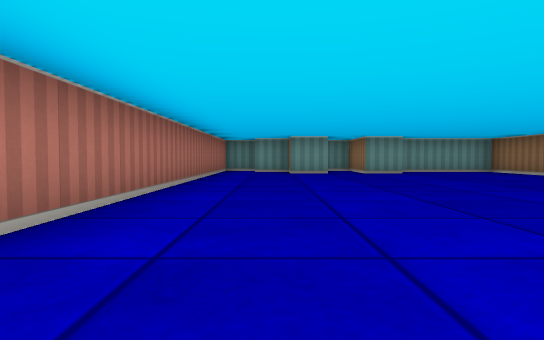
view 1 (above)

12 first-person views from a walk through a cub3D ray-caster map. The camera is about half as high as the walls, tilts 2° down and sees 75° across. The floor is counted in squares. Each view is taken from the middle of a square. On the plan, view 1 faces up. The plan holds only what a view shows up to about 9 squares ahead; the rest is blank.

view 2
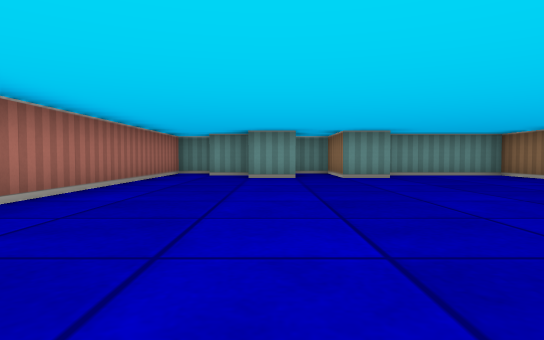

view 3
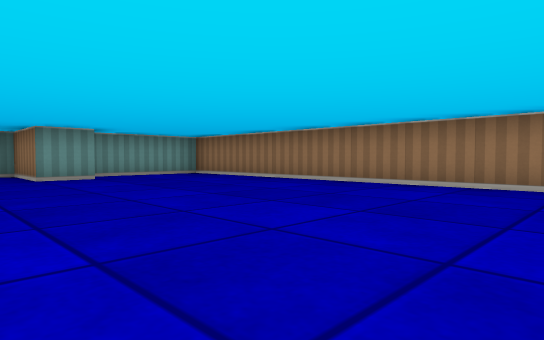

view 4
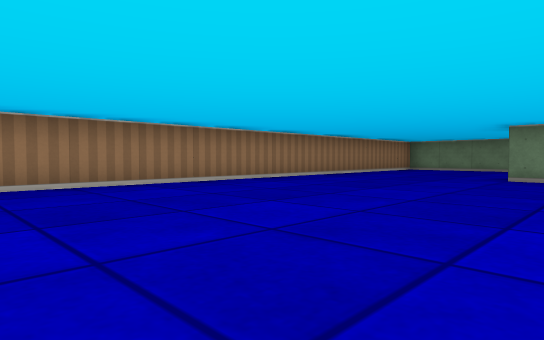

view 5
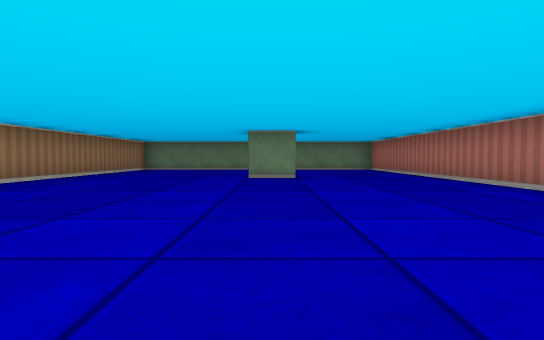

view 6
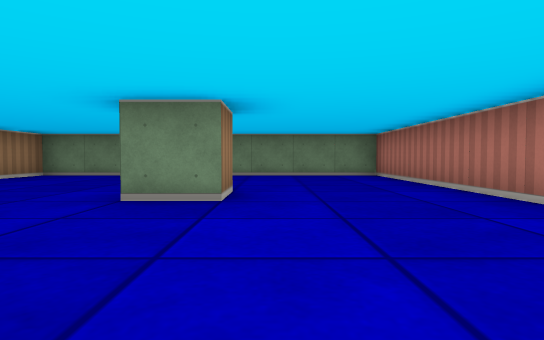

view 7
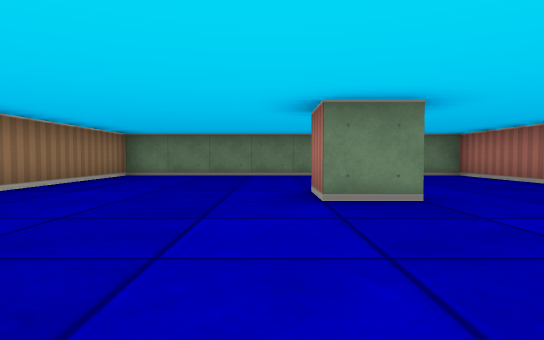

view 8
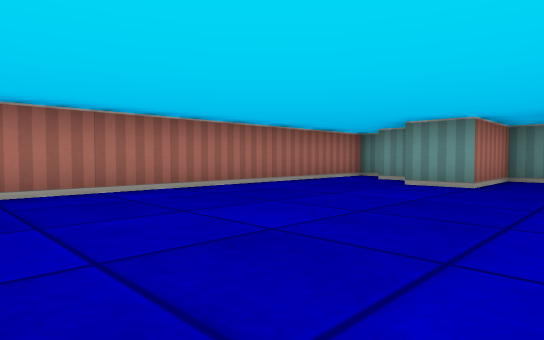

view 9
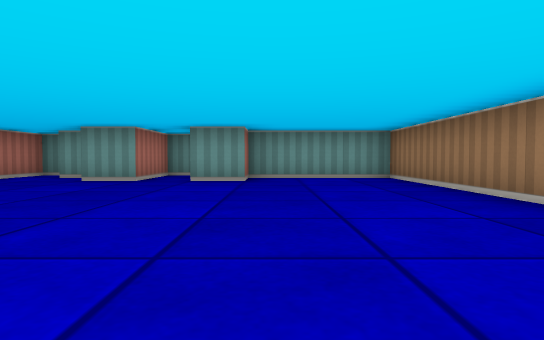

view 10
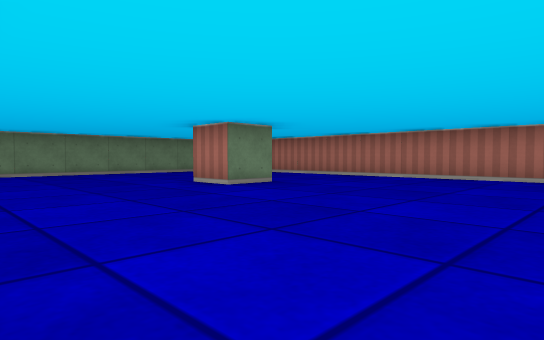

view 11
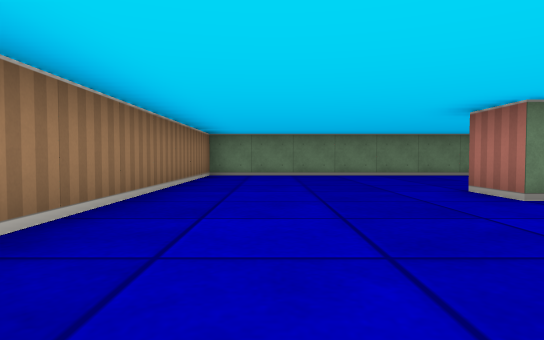

view 12
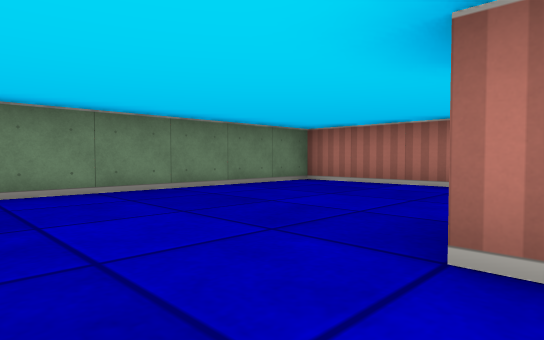

### Floor plan
Points are (right, up) in squares from view 1. A wall is a line through its corners. A room is listed if a view was taken in it or the views show most of it. See-through windows are left out.
Room 1 (views 1, 2, 3, 4, 5, 6, 7, 8, 9, 10, 11, 12)
walls: (1.5, -2.5) (1.5, -1.5) (2.5, -1.5) (2.5, -2.5); (0.5, 10.5) (-0.5, 10.5); (-1, 11.5) (-1.5, 11.5) (-1.5, -6.5) (6.5, -6.5) (6.5, 10.5) (3.5, 10.5) (3.5, 9.5) (2.5, 9.5) (2.5, 11.5) (1.5, 11.5) (1.5, 9.5) (0.5, 9.5)

Where each view was taken, in squares from view 1:
view 1: 0 up, 0 right, facing up
view 2: 2 up, 1 right, facing up
view 3: 2 up, 1 right, facing up-right
view 4: 6 up, 1 right, facing down-right
view 5: 6 up, 2 right, facing down
view 6: 2 up, 1 right, facing down
view 7: 2 up, 3 right, facing down
view 8: 4 up, 3 right, facing up-left
view 9: 3 up, 4 right, facing up
view 10: 3 up, 6 right, facing down-left
view 11: 2 up, 5 right, facing down
view 12: 2 down, 4 right, facing down-left
